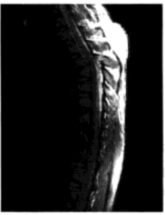
//> input picture software/opencv&codeblocks/testprogram/Gammabianhuan/spine.png, 165 x 215 px
$ ./main   (built with g++ and OpenCV 4)
//> lines starting //> are read from the running program, lines starting //| are printed output that depends on the picture
#include "cv.h"
#include "highgui.h"
#include <stdio.h>

int ImageAdjust(IplImage *src,IplImage *dst,
                double low,double high,        //x direction
                double bottom,double top,    //y direction
                double gamma);
int main(void)
{
    char *filename="spine.png";
    IplImage *dst,*src  =cvLoadImage (filename,0);
//> src is the input picture: 215 rows x 165 cols, CV_8UC1; min 0, max 255, mean 37
    if(!src)
    {
        printf("Couldn't seem to Open %s, sorry/n",filename);
        return -1;
    }

  cvNamedWindow( "src", 1 );
    cvNamedWindow( "result", 1 );

    // Image adjust
    dst = cvCloneImage(src);
    // 输入参数 [0,0.5] 和 [0.5,1], gamma=1
    if( ImageAdjust( src, dst, 0, 0.5, 0.5, 1, 0.5)!=0)
//> after the loop in ImageAdjust, `for( y = 0; y < src->height; y++)`: val = 255
        return -1;

    cvShowImage( "src", src );
    cvShowImage( "result", dst );
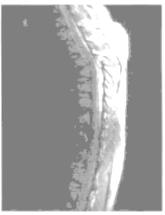
//> window 'result': 215 rows x 165 cols, CV_8UC1; min 127, max 255, mean 158.5
    cvSaveImage("spineout.png",dst );
    cvWaitKey(0);
    cvDestroyWindow("src");
    cvDestroyWindow("result");
    cvReleaseImage( &src );
    cvReleaseImage( &dst );

    return 0;
}
int ImageAdjust(IplImage* src, IplImage* dst,
        double low, double high,   // X方向：low and high are the intensities of src
        double bottom, double top, // Y方向：mapped to bottom and top of dst
        double gamma )
{
    double low2 = low*255;
    double high2 = high*255;
    double bottom2 = bottom*255;
    double top2 = top*255;
    double err_in = high2 - low2;
    double err_out = top2 - bottom2;
    int x,y;
    double val;
    if(low<0 && low>1 && high <0 && high>1&&
    bottom<0 && bottom>1 && top<0 && top>1 && low>high)
        return -1;
      // intensity transform
    for( y = 0; y < src->height; y++)
    {
        for (x = 0; x < src->width; x++)
        {
            val = ((uchar*)(src->imageData + src->widthStep*y))[x];
            val=pow((val - low2)/err_in, gamma)*err_out+bottom2;
            if(val>255)
                val=255;
            if(val<0)
                val=0; // Make sure src is in the range [low,high]
            ((uchar*)(dst->imageData + dst->widthStep*y))[x] = (uchar) val;
        }
    }
    return 0;
}
